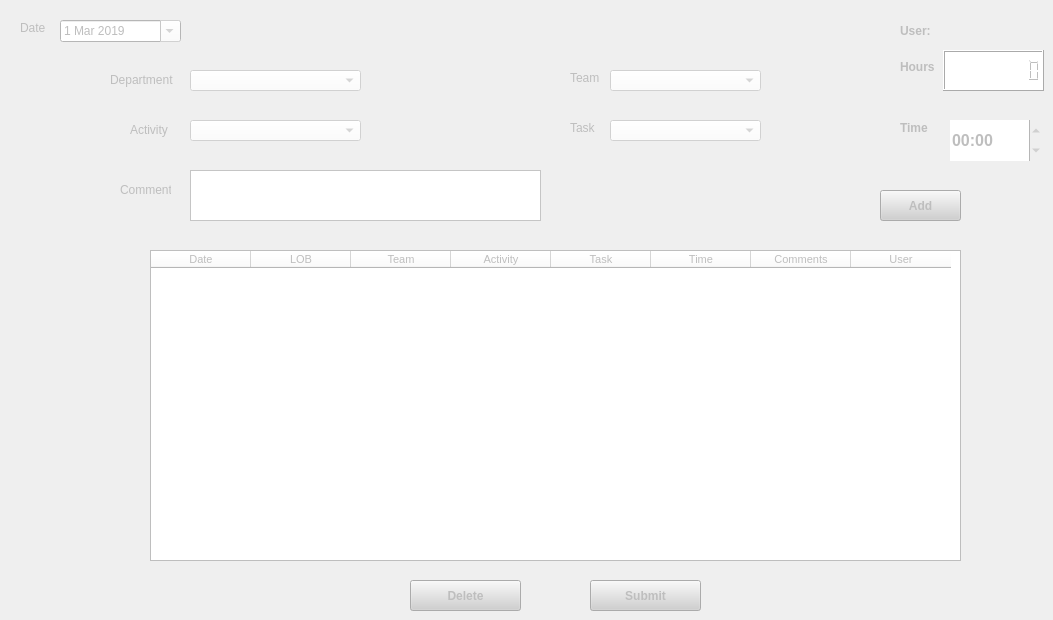
    <widget class="QWidget" name="tab">
     <property name="enabled">
      <bool>false</bool>
     </property>
     <property name="autoFillBackground">
      <bool>false</bool>
     </property>
     <attribute name="title">
      <string>Daily</string>
     </attribute>
     <widget class="QTableWidget" name="tableWidget">
      <property name="geometry">
       <rect>
        <x>150</x>
        <y>250</y>
        <width>811</width>
        <height>311</height>
       </rect>
      </property>
      <property name="font">
       <font>
        <pointsize>8</pointsize>
       </font>
      </property>
      <property name="styleSheet">
       <string notr="true">background-color: rgb(255, 255, 255);</string>
      </property>
      <property name="frameShape">
       <enum>QFrame::Box</enum>
      </property>
      <property name="frameShadow">
       <enum>QFrame::Plain</enum>
      </property>
      <property name="alternatingRowColors">
       <bool>true</bool>
      </property>
      <property name="selectionBehavior">
       <enum>QAbstractItemView::SelectRows</enum>
      </property>
      <property name="showGrid">
       <bool>true</bool>
      </property>
      <property name="sortingEnabled">
       <bool>true</bool>
      </property>
      <property name="cornerButtonEnabled">
       <bool>false</bool>
      </property>
      <property name="rowCount">
       <number>0</number>
      </property>
      <column>
       <property name="text">
        <string>Date</string>
       </property>
      </column>
      <column>
       <property name="text">
        <string>LOB</string>
       </property>
      </column>
      <column>
       <property name="text">
        <string>Team</string>
       </property>
      </column>
      <column>
       <property name="text">
        <string>Activity</string>
       </property>
      </column>
      <column>
       <property name="text">
        <string>Task</string>
       </property>
      </column>
      <column>
       <property name="text">
        <string>Time</string>
       </property>
      </column>
      <column>
       <property name="text">
        <string>Comments</string>
       </property>
      </column>
      <column>
       <property name="text">
        <string>User</string>
       </property>
      </column>
     </widget>
     <widget class="QPushButton" name="pushButton_5">
      <property name="geometry">
       <rect>
        <x>880</x>
        <y>190</y>
        <width>81</width>
        <height>31</height>
       </rect>
      </property>
      <property name="font">
       <font>
        <weight>75</weight>
        <bold>true</bold>
       </font>
      </property>
      <property name="cursor">
       <cursorShape>PointingHandCursor</cursorShape>
      </property>
      <property name="styleSheet">
       <string notr="true">background-color: rgb(208, 208, 208);</string>
      </property>
      <property name="text">
       <string>Add</string>
      </property>
      <property name="autoDefault">
       <bool>false</bool>
      </property>
      <property name="default">
       <bool>false</bool>
      </property>
      <property name="flat">
       <bool>false</bool>
      </property>
     </widget>
     <widget class="QComboBox" name="comboBox">
      <property name="geometry">
       <rect>
        <x>610</x>
        <y>120</y>
        <width>151</width>
        <height>21</height>
       </rect>
      </property>
      <property name="styleSheet">
       <string notr="true">background-color: rgb(255, 255, 255);</string>
      </property>
     </widget>
     <widget class="QLabel" name="label">
      <property name="geometry">
       <rect>
        <x>570</x>
        <y>120</y>
        <width>31</width>
        <height>16</height>
       </rect>
      </property>
      <property name="text">
       <string>Task</string>
      </property>
     </widget>
     <widget class="QLabel" name="label_2">
      <property name="geometry">
       <rect>
        <x>900</x>
        <y>120</y>
        <width>31</width>
        <height>16</height>
       </rect>
      </property>
      <property name="font">
       <font>
        <family>Segoe UI</family>
        <weight>75</weight>
        <bold>true</bold>
       </font>
      </property>
      <property name="text">
       <string>Time</string>
      </property>
     </widget>
     <widget class="QComboBox" name="comboBox_9">
      <property name="geometry">
       <rect>
        <x>610</x>
        <y>70</y>
        <width>151</width>
        <height>21</height>
       </rect>
      </property>
      <property name="styleSheet">
       <string notr="true">background-color: rgb(255, 255, 255);</string>
      </property>
     </widget>
     <widget class="QComboBox" name="comboBox_10">
      <property name="geometry">
       <rect>
        <x>190</x>
        <y>120</y>
        <width>171</width>
        <height>21</height>
       </rect>
      </property>
      <property name="styleSheet">
       <string notr="true">background-color: rgb(255, 255, 255);</string>
      </property>
      <property name="editable">
       <bool>false</bool>
      </property>
      <property name="currentText">
       <string/>
      </property>
     </widget>
     <widget class="QComboBox" name="comboBox_11">
      <property name="geometry">
       <rect>
        <x>190</x>
        <y>70</y>
        <width>171</width>
        <height>21</height>
       </rect>
      </property>
      <property name="styleSheet">
       <string notr="true">background-color: rgb(255, 255, 255);</string>
      </property>
     </widget>
     <widget class="QLabel" name="label_28">
      <property name="geometry">
       <rect>
        <x>110</x>
        <y>70</y>
        <width>71</width>
        <height>20</height>
       </rect>
      </property>
      <property name="text">
       <string>Department</string>
      </property>
     </widget>
     <widget class="QLabel" name="label_29">
      <property name="geometry">
       <rect>
        <x>570</x>
        <y>70</y>
        <width>31</width>
        <height>16</height>
       </rect>
      </property>
      <property name="text">
       <string>Team</string>
      </property>
     </widget>
     <widget class="QLabel" name="label_30">
      <property name="geometry">
       <rect>
        <x>130</x>
        <y>120</y>
        <width>41</width>
        <height>20</height>
       </rect>
      </property>
      <property name="text">
       <string>Activity</string>
      </property>
     </widget>
     <widget class="QDateEdit" name="dateEdit">
      <property name="geometry">
       <rect>
        <x>60</x>
        <y>20</y>
        <width>121</width>
        <height>22</height>
       </rect>
      </property>
      <property name="styleSheet">
       <string notr="true">background-color: rgb(255, 255, 255);</string>
      </property>
      <property name="currentSection">
       <enum>QDateTimeEdit::DaySection</enum>
      </property>
      <property name="calendarPopup">
       <bool>true</bool>
      </property>
      <property name="currentSectionIndex">
       <number>0</number>
      </property>
      <property name="date">
       <date>
        <year>2019</year>
        <month>3</month>
        <day>1</day>
       </date>
      </property>
     </widget>
     <widget class="QLabel" name="label_31">
      <property name="geometry">
       <rect>
        <x>20</x>
        <y>20</y>
        <width>31</width>
        <height>16</height>
       </rect>
      </property>
      <property name="text">
       <string>Date</string>
      </property>
     </widget>
     <widget class="QPushButton" name="pushButton_4">
      <property name="geometry">
       <rect>
        <x>410</x>
        <y>580</y>
        <width>111</width>
        <height>31</height>
       </rect>
      </property>
      <property name="font">
       <font>
        <weight>75</weight>
        <bold>true</bold>
       </font>
      </property>
      <property name="styleSheet">
       <string notr="true">background-color: rgb(208, 208, 208);</string>
      </property>
      <property name="text">
       <string>Delete</string>
      </property>
     </widget>
     <widget class="QPushButton" name="pushButton_13">
      <property name="geometry">
       <rect>
        <x>590</x>
        <y>580</y>
        <width>111</width>
        <height>31</height>
       </rect>
      </property>
      <property name="font">
       <font>
        <weight>75</weight>
        <bold>true</bold>
       </font>
      </property>
      <property name="styleSheet">
       <string notr="true">background-color: rgb(208, 208, 208);</string>
      </property>
      <property name="text">
       <string>Submit</string>
      </property>
     </widget>
     <widget class="QTimeEdit" name="timeEdit">
      <property name="geometry">
       <rect>
        <x>950</x>
        <y>120</y>
        <width>91</width>
        <height>41</height>
       </rect>
      </property>
      <property name="font">
       <font>
        <pointsize>12</pointsize>
        <weight>75</weight>
        <bold>true</bold>
       </font>
      </property>
      <property name="acceptDrops">
       <bool>false</bool>
      </property>
      <property name="styleSheet">
       <string notr="true">background-color: rgb(255, 255, 255);</string>
      </property>
      <property name="inputMethodHints">
       <set>Qt::ImhPreferNumbers</set>
      </property>
      <property name="wrapping">
       <bool>true</bool>
      </property>
      <property name="frame">
       <bool>false</bool>
      </property>
      <property name="buttonSymbols">
       <enum>QAbstractSpinBox::UpDownArrows</enum>
      </property>
      <property name="accelerated">
       <bool>true</bool>
      </property>
      <property name="showGroupSeparator" stdset="0">
       <bool>false</bool>
      </property>
      <property name="currentSection">
       <enum>QDateTimeEdit::HourSection</enum>
      </property>
      <property name="displayFormat">
       <string>hh:mm</string>
      </property>
      <property name="calendarPopup">
       <bool>true</bool>
      </property>
      <property name="time">
       <time>
        <hour>0</hour>
        <minute>0</minute>
        <second>0</second>
       </time>
      </property>
     </widget>
     <widget class="QLabel" name="label_24">
      <property name="geometry">
       <rect>
        <x>950</x>
        <y>20</y>
        <width>81</width>
        <height>20</height>
       </rect>
      </property>
      <property name="font">
       <font>
        <family>Segoe UI</family>
        <pointsize>10</pointsize>
        <weight>75</weight>
        <bold>true</bold>
       </font>
      </property>
      <property name="text">
       <string/>
      </property>
     </widget>
     <widget class="QLabel" name="label_25">
      <property name="geometry">
       <rect>
        <x>900</x>
        <y>20</y>
        <width>41</width>
        <height>21</height>
       </rect>
      </property>
      <property name="font">
       <font>
        <weight>75</weight>
        <bold>true</bold>
       </font>
      </property>
      <property name="text">
       <string>User:</string>
      </property>
     </widget>
     <widget class="QLabel" name="label_26">
      <property name="geometry">
       <rect>
        <x>900</x>
        <y>60</y>
        <width>47</width>
        <height>13</height>
       </rect>
      </property>
      <property name="font">
       <font>
        <weight>75</weight>
        <bold>true</bold>
       </font>
      </property>
      <property name="text">
       <string>Hours</string>
      </property>
     </widget>
     <widget class="QLCDNumber" name="lcdNumber">
      <property name="enabled">
       <bool>false</bool>
      </property>
      <property name="geometry">
       <rect>
        <x>943</x>
        <y>50</y>
        <width>101</width>
        <height>41</height>
       </rect>
      </property>
      <property name="font">
       <font>
        <pointsize>10</pointsize>
        <weight>75</weight>
        <italic>false</italic>
        <bold>true</bold>
       </font>
      </property>
      <property name="styleSheet">
       <string notr="true">background-color: rgb(255, 255, 255);
color: rgb(0, 0, 0);
</string>
      </property>
      <property name="inputMethodHints">
       <set>Qt::ImhTime</set>
      </property>
      <property name="smallDecimalPoint">
       <bool>false</bool>
      </property>
      <property name="digitCount">
       <number>9</number>
      </property>
     </widget>
     <widget class="QLabel" name="label_51">
      <property name="geometry">
       <rect>
        <x>120</x>
        <y>180</y>
        <width>51</width>
        <height>20</height>
       </rect>
      </property>
      <property name="text">
       <string>Comments</string>
      </property>
     </widget>
     <widget class="QTextEdit" name="textEdit_3">
      <property name="geometry">
       <rect>
        <x>190</x>
        <y>170</y>
        <width>351</width>
        <height>51</height>
       </rect>
      </property>
      <property name="styleSheet">
       <string notr="true">background-color: rgb(255, 255, 255);</string>
      </property>
     </widget>
    </widget>
